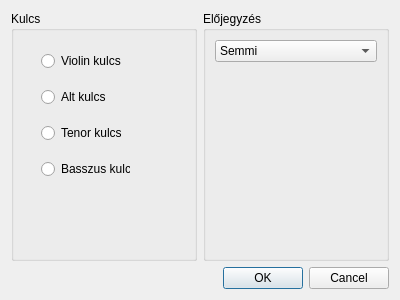
<?xml version="1.0" encoding="UTF-8"?>
<ui version="4.0">
 <class>NewStaffDialog</class>
 <widget class="QDialog" name="NewStaffDialog">
  <property name="geometry">
   <rect>
    <x>0</x>
    <y>0</y>
    <width>400</width>
    <height>300</height>
   </rect>
  </property>
  <property name="windowTitle">
   <string>Új kottasor</string>
  </property>
  <layout class="QVBoxLayout" name="verticalLayout_2">
   <item>
    <layout class="QGridLayout" name="gridLayout_2">
     <item row="0" column="0">
      <layout class="QHBoxLayout" name="horizontalLayout">
       <item>
        <widget class="QGroupBox" name="groupBox">
         <property name="title">
          <string>Kulcs</string>
         </property>
         <widget class="QWidget" name="layoutWidget">
          <property name="geometry">
           <rect>
            <x>30</x>
            <y>30</y>
            <width>89</width>
            <height>151</height>
           </rect>
          </property>
          <layout class="QVBoxLayout" name="verticalLayout">
           <item>
            <widget class="QRadioButton" name="trebleRadioButton">
             <property name="text">
              <string>Violin kulcs</string>
             </property>
            </widget>
           </item>
           <item>
            <widget class="QRadioButton" name="altoRadioButton">
             <property name="text">
              <string>Alt kulcs</string>
             </property>
            </widget>
           </item>
           <item>
            <widget class="QRadioButton" name="tenorRadioButton">
             <property name="text">
              <string>Tenor kulcs</string>
             </property>
            </widget>
           </item>
           <item>
            <widget class="QRadioButton" name="bassRadioButton">
             <property name="text">
              <string>Basszus kulcs</string>
             </property>
            </widget>
           </item>
          </layout>
         </widget>
        </widget>
       </item>
       <item>
        <widget class="QGroupBox" name="groupBox_2">
         <property name="title">
          <string>Előjegyzés</string>
         </property>
         <layout class="QGridLayout" name="gridLayout">
          <item row="0" column="0">
           <widget class="QComboBox" name="comboBox">
            <item>
             <property name="text">
              <string>Semmi</string>
             </property>
            </item>
            <item>
             <property name="text">
              <string>1 #</string>
             </property>
            </item>
            <item>
             <property name="text">
              <string>1 b</string>
             </property>
            </item>
            <item>
             <property name="text">
              <string>2 #</string>
             </property>
            </item>
            <item>
             <property name="text">
              <string>2 b</string>
             </property>
            </item>
            <item>
             <property name="text">
              <string>3 #</string>
             </property>
            </item>
            <item>
             <property name="text">
              <string>3 b</string>
             </property>
            </item>
            <item>
             <property name="text">
              <string>4 #</string>
             </property>
            </item>
            <item>
             <property name="text">
              <string>4 b</string>
             </property>
            </item>
            <item>
             <property name="text">
              <string>5 #</string>
             </property>
            </item>
            <item>
             <property name="text">
              <string>5 b</string>
             </property>
            </item>
            <item>
             <property name="text">
              <string>6 #</string>
             </property>
            </item>
            <item>
             <property name="text">
              <string>6 b</string>
             </property>
            </item>
            <item>
             <property name="text">
              <string>7 #</string>
             </property>
            </item>
            <item>
             <property name="text">
              <string>7 b</string>
             </property>
            </item>
           </widget>
          </item>
          <item row="1" column="0">
           <spacer name="verticalSpacer">
            <property name="orientation">
             <enum>Qt::Vertical</enum>
            </property>
            <property name="sizeHint" stdset="0">
             <size>
              <width>20</width>
              <height>40</height>
             </size>
            </property>
           </spacer>
          </item>
         </layout>
        </widget>
       </item>
      </layout>
     </item>
     <item row="1" column="0">
      <widget class="QDialogButtonBox" name="buttonBox">
       <property name="orientation">
        <enum>Qt::Horizontal</enum>
       </property>
       <property name="standardButtons">
        <set>QDialogButtonBox::Cancel|QDialogButtonBox::Ok</set>
       </property>
       <property name="centerButtons">
        <bool>false</bool>
       </property>
      </widget>
     </item>
    </layout>
   </item>
  </layout>
 </widget>
 <resources/>
 <connections>
  <connection>
   <sender>buttonBox</sender>
   <signal>accepted()</signal>
   <receiver>NewStaffDialog</receiver>
   <slot>accept()</slot>
   <hints>
    <hint type="sourcelabel">
     <x>248</x>
     <y>254</y>
    </hint>
    <hint type="destinationlabel">
     <x>157</x>
     <y>274</y>
    </hint>
   </hints>
  </connection>
  <connection>
   <sender>buttonBox</sender>
   <signal>rejected()</signal>
   <receiver>NewStaffDialog</receiver>
   <slot>reject()</slot>
   <hints>
    <hint type="sourcelabel">
     <x>316</x>
     <y>260</y>
    </hint>
    <hint type="destinationlabel">
     <x>286</x>
     <y>274</y>
    </hint>
   </hints>
  </connection>
 </connections>
</ui>
